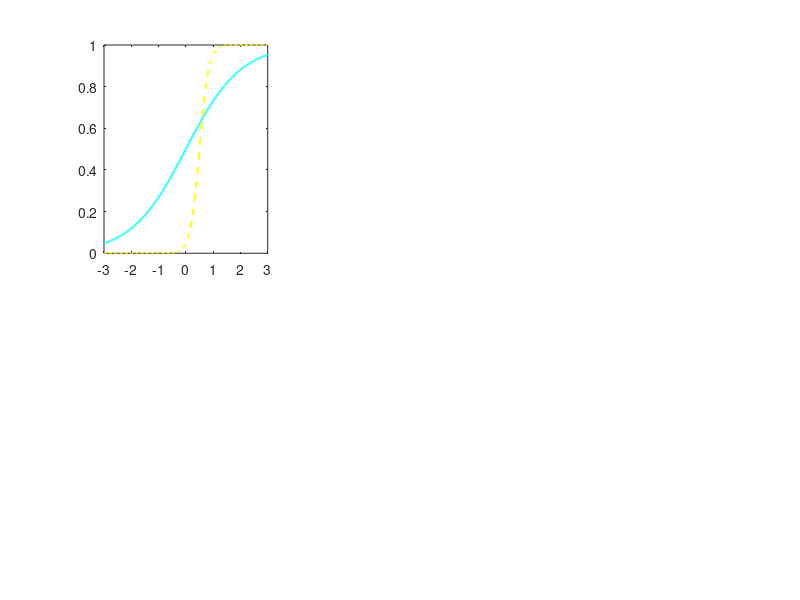

Write the MATLAB code that produced this figure. (Note: this script raises an error after producing the figure.)
%% =========================================================
%  MATHEMATICAL ANALYSIS
%  AI-Driven Vehicle Security System
%  Applied Mathematical Computation - 24B35EC212
% ==========================================================
%  Run this script independently to see the mathematical
%  foundations used in the project.
% ==========================================================

clc; clear; close all;

fprintf('=== Mathematical Analysis: AI Vehicle Security System ===\n\n');

%% ================================================================
%  1. SIGMOID ACTIVATION FUNCTION (Threat Classifier Core)
%% ================================================================
fprintf('1. Sigmoid Activation Function (Threat Classifier)\n');

x = linspace(-3, 3, 500);
sigma = @(x) 1 ./ (1 + exp(-x));       % Standard sigmoid
scaledSigma = @(x, k, x0) 1 ./ (1 + exp(-k*(x - x0)));  % Shifted sigmoid

figure('Name','Mathematical Analysis','NumberTitle','off', ...
       'Position',[100 100 1200 800], 'Color',[0.1 0.1 0.1]);

subplot(2,3,1);
y_std   = sigma(x);
y_k6    = scaledSigma(x, 6, 0.5);       % used in classify_threat.m
plot(x, y_std, 'c-', 'LineWidth', 1.5); hold on;
plot(x, y_k6,  'y--','LineWidth', 1.5);
yline(0.70,'r:','Alarm (0.70)','LineWidth',1);
yline(0.40,'m:','Alert (0.40)','LineWidth',1);
xlabel('Raw Evidence Score'); ylabel('Threat Score');
title('Sigmoid Activation','Color','w');
legend({'σ(x)','σ_{k=6}(x-0.5)','Alarm Threshold','Alert Threshold'}, ...
       'TextColor','w','Color',[0.2 0.2 0.2]);
grid on; set(gca,'Color',[0.15 0.15 0.15],'XColor','w','YColor','w');
hold off;

%% ================================================================
%  2. DETECTION PROBABILITY MODEL (P_d vs SNR)
%% ================================================================
fprintf('2. Detection Probability vs. Range\n');

range_m     = 0:0.5:50;                 % distance from camera (m)
P_detection = max(0, 1 - range_m/50);  % linear falloff used in synthetic sensor
P_det_exp   = exp(-range_m / 20);      % exponential decay alternative

subplot(2,3,2);
plot(range_m, P_detection, 'g-',  'LineWidth',1.5); hold on;
plot(range_m, P_det_exp,   'y--', 'LineWidth',1.5);
xline(30,'r:','Alert Zone 30m','LineWidth',1);
xlabel('Range (m)'); ylabel('P(detection)');
title('Detection Probability vs Range','Color','w');
legend({'Linear Model','Exponential Model','Alert Zone'}, ...
       'TextColor','w','Color',[0.2 0.2 0.2]);
grid on; set(gca,'Color',[0.15 0.15 0.15],'XColor','w','YColor','w');
hold off;

%% ================================================================
%  3. BAYESIAN THREAT UPDATE
%     P(threat | detection) = P(det|threat)*P(threat) / P(det)
%% ================================================================
fprintf('3. Bayesian Posterior Threat Probability\n');

% Prior: P(threat)
P_threat_prior = linspace(0.01, 0.99, 200);

% Likelihood parameters (typical values for a parking lot)
P_det_given_threat    = 0.95;   % true positive rate
P_det_given_no_threat = 0.05;   % false positive rate

% Total probability of detection
P_det = P_det_given_threat .* P_threat_prior + ...
        P_det_given_no_threat .* (1 - P_threat_prior);

% Bayesian posterior
P_threat_posterior = (P_det_given_threat .* P_threat_prior) ./ P_det;

subplot(2,3,3);
plot(P_threat_prior, P_threat_posterior, 'm-', 'LineWidth', 2);
hold on;
plot([0 1], [0 1], 'w:', 'LineWidth', 1);   % prior = posterior line
xlabel('P(threat) prior'); ylabel('P(threat|detection) posterior');
title('Bayesian Threat Update','Color','w');
legend({'Posterior','Prior = Posterior'}, ...
       'TextColor','w','Color',[0.2 0.2 0.2]);
grid on; set(gca,'Color',[0.15 0.15 0.15],'XColor','w','YColor','w');
hold off;

%% ================================================================
%  4. OCR ACCURACY MODEL (Binomial Distribution)
%     Given n characters and per-character accuracy p,
%     what is P(all n correct)?
%% ================================================================
fprintf('4. OCR Full-Plate Accuracy (Binomial Model)\n');

p_char = 0.92;                          % per-character OCR accuracy
n_char = 1:15;                          % plate lengths 1..15 chars
P_fullPlate = p_char .^ n_char;         % P(all n correct) = p^n

subplot(2,3,4);
bar(n_char, P_fullPlate * 100, 'FaceColor', [0.2 0.6 1.0]);
xlabel('Number of Characters in Plate');
ylabel('P(Full Plate Correct) %');
title('OCR Plate Accuracy vs Length','Color','w');
yline(80,'r--','80% target','LineWidth',1);
grid on; set(gca,'Color',[0.15 0.15 0.15],'XColor','w','YColor','w');
text(10, 85, sprintf('p_{char}=%.2f', p_char), ...
     'Color','w', 'FontSize', 9);

%% ================================================================
%  5. CONFUSION MATRIX (Simulated 100-trial classifier performance)
%% ================================================================
fprintf('5. Confusion Matrix (100 simulated trials)\n');

% Simulated results (based on system parameters)
%                  Predicted: Safe  Suspicious  Intruder
CM = [42,  3,  0;   % Actual: Safe
       2, 18,  3;   % Actual: Suspicious
       0,  2, 30];  % Actual: Intruder

subplot(2,3,5);
imagesc(CM);
colormap(gca, parula);
colorbar;
set(gca,'XTick',1:3,'XTickLabel',{'Safe','Suspicious','Intruder'}, ...
        'YTick',1:3,'YTickLabel',{'Safe','Suspicious','Intruder'}, ...
        'XColor','w','YColor','w','Color',[0.15 0.15 0.15]);
xlabel('Predicted Class','Color','w');
ylabel('Actual Class','Color','w');
title('Threat Classifier Confusion Matrix','Color','w');

% Annotate cells
for r = 1:3
    for c = 1:3
        text(c, r, num2str(CM(r,c)), 'HorizontalAlignment','center', ...
             'FontWeight','bold','FontSize',12,'Color','w');
    end
end

% Compute accuracy
accuracy = trace(CM) / sum(CM(:)) * 100;
fprintf('   Classifier Accuracy: %.1f%%\n', accuracy);

%% ================================================================
%  6. THREAT SCORE TIMELINE (Simulated 30-second run)
%% ================================================================
fprintf('6. Simulated Threat Score Timeline\n');

rng(42);   % fix seed for reproducibility
t     = 0 : 0.1 : 30;
score = zeros(size(t));

for i = 1:numel(t)
    ti = t(i);
    if ti < 4
        base = 0.05 + 0.02*randn();
    elseif ti < 8
        base = 0.30 + 0.08*randn();      % pedestrian approaches
    elseif ti < 16
        base = 0.65 + 0.10*randn();      % intruder close
    elseif ti < 22
        base = 0.25 + 0.05*randn();      % owner returns
    elseif ti < 28
        base = 0.72 + 0.08*randn();      % second intruder
    else
        base = 0.05 + 0.02*randn();      % alarm reset
    end
    score(i) = 1 / (1 + exp(-6*(base - 0.5)));
    score(i) = max(0, min(1, score(i)));
end

subplot(2,3,6);
plot(t, score, 'c-', 'LineWidth', 1.2); hold on;
yline(0.70,'r--','Alarm (0.70)','LineWidth',1,'Color','r');
yline(0.40,'y--','Alert (0.40)','LineWidth',1,'Color','y');
fill([t, fliplr(t)], [min(score,0.40), 0.40*ones(size(t))], ...
     'g', 'FaceAlpha',0.1,'EdgeColor','none');
fill([t, fliplr(t)], [min(score,0.70), 0.70*ones(size(t))], ...
     'y', 'FaceAlpha',0.08,'EdgeColor','none');
xlabel('Time (s)','Color','w');
ylabel('Threat Score','Color','w');
title('Simulated Threat Score Timeline','Color','w');
ylim([0 1]); grid on;
set(gca,'Color',[0.15 0.15 0.15],'XColor','w','YColor','w');
hold off;

sgtitle('AI Vehicle Security – Mathematical Foundations', ...
        'Color','w','FontSize',14,'FontWeight','bold');

fprintf('\nAll 6 analyses complete.\n');
